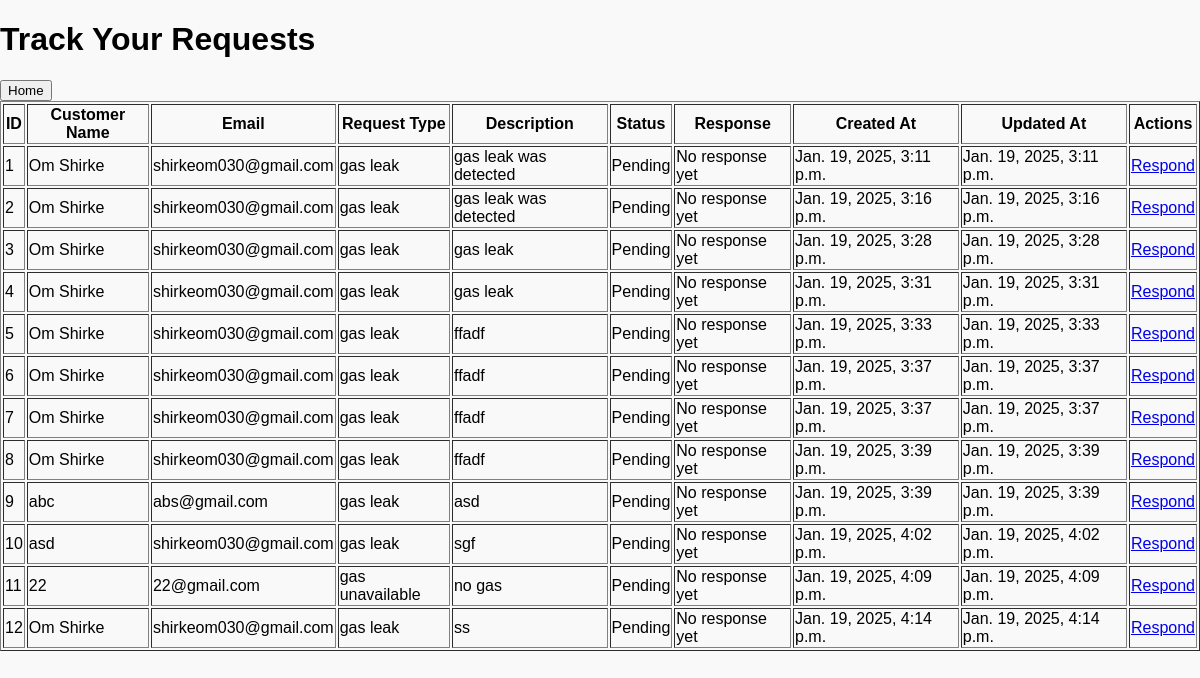
/services/track/ (signed in), run on an earlier commit of the app's database.
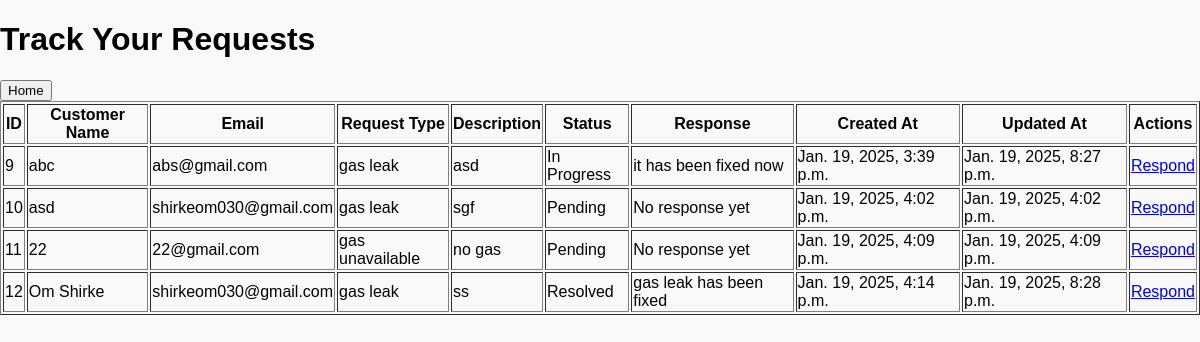
And on a later commit of the database.
### services/models.py (models this page shows, shortened)
class ServiceRequest(models.Model):
    STATUS_CHOICES = [
        ('PENDING', 'Pending'),
        ('IN_PROGRESS', 'In Progress'),
        ('RESOLVED', 'Resolved'),
    ]
    customer_name = models.CharField(max_length=255)
    email = models.EmailField()
    request_type = models.CharField(max_length=100)
    description = models.TextField()
    status = models.CharField(max_length=20, choices=STATUS_CHOICES, default='PENDING')
    created_at = models.DateTimeField(auto_now_add=True)
    updated_at = models.DateTimeField(auto_now=True)
    user = models.ForeignKey(User, on_delete=models.CASCADE)
    response = models.TextField(null=True, blank=True)

### services/views.py (the view)
# urls.py: path('track/', views.track_request, name='track_request'),
@login_required
def track_request(request):
    requests = ServiceRequest.objects.filter(user=request.user)
    return render(request, 'services/track_request.html', {'requests': requests})

### services/templates/services/track_request.html (shortened to what this page needs)
<!DOCTYPE html>
<html lang="en">
  <head>
    {% load static %}
    <link rel="stylesheet" href="{% static 'css/styles.css' %}" />
  </head>
  <body>
    <h1>Track Your Requests</h1>
    <a href="{% url 'home' %}">
      <button type="button">Home</button>
    </a>
    {% if requests %}
    <table border="1">
      <thead>
        <tr>
          <th>ID</th>
          <th>Customer Name</th>
          <th>Email</th>
          <th>Request Type</th>
          <th>Description</th>
          <th>Status</th>
          <th>Response</th>
          <th>Created At</th>
          <th>Updated At</th>
          <th>Actions</th>
        </tr>
      </thead>
      <tbody>
        {% for request in requests %}
        <tr>
          <td>{{ request.id }}</td>
          <td>{{ request.customer_name }}</td>
          <td>{{ request.email }}</td>
          <td>{{ request.request_type }}</td>
          <td>{{ request.description }}</td>
          <td>{{ request.get_status_display }}</td>
          <td>{{ request.response|default:"No response yet" }}</td>
          <td>{{ request.created_at }}</td>
          <td>{{ request.updated_at }}</td>
          <td>
            {% if user.is_staff %}
            <a href="{% url 'services:respond' request.id %}">Respond</a>
            {% endif %}
          </td>
        </tr>
        {% endfor %}
      </tbody>
    </table>
    {% else %}
    <p>No requests found.</p>
    {% endif %}
  </body>
</html>

### static/css/styles.css (style rules this page uses)
body { font-family: Arial, sans-serif; margin: 0; padding: 0; background-color: #f9f9f9; }

What changed in the data, as far as the page shows it:
removed ServiceRequest: id "1", customer_name "Om Shirke", email "shirkeom030@gmail.com", request_type "gas leak", description "gas leak was detected", status "Pending", response "No response yet", created_at "Jan. 19, 2025, 3:11 p.m.", updated_at "Jan. 19, 2025, 3:11 p.m."
removed ServiceRequest: id "2", customer_name "Om Shirke", email "shirkeom030@gmail.com", request_type "gas leak", description "gas leak was detected", status "Pending", response "No response yet", created_at "Jan. 19, 2025, 3:16 p.m.", updated_at "Jan. 19, 2025, 3:16 p.m."
removed ServiceRequest: id "3", customer_name "Om Shirke", email "shirkeom030@gmail.com", request_type "gas leak", description "gas leak", status "Pending", response "No response yet", created_at "Jan. 19, 2025, 3:28 p.m.", updated_at "Jan. 19, 2025, 3:28 p.m."
removed ServiceRequest: id "4", customer_name "Om Shirke", email "shirkeom030@gmail.com", request_type "gas leak", description "gas leak", status "Pending", response "No response yet", created_at "Jan. 19, 2025, 3:31 p.m.", updated_at "Jan. 19, 2025, 3:31 p.m."
removed ServiceRequest: id "5", customer_name "Om Shirke", email "shirkeom030@gmail.com", request_type "gas leak", description "ffadf", status "Pending", response "No response yet", created_at "Jan. 19, 2025, 3:33 p.m.", updated_at "Jan. 19, 2025, 3:33 p.m."
removed ServiceRequest: id "6", customer_name "Om Shirke", email "shirkeom030@gmail.com", request_type "gas leak", description "ffadf", status "Pending", response "No response yet", created_at "Jan. 19, 2025, 3:37 p.m.", updated_at "Jan. 19, 2025, 3:37 p.m."
removed ServiceRequest: id "7", customer_name "Om Shirke", email "shirkeom030@gmail.com", request_type "gas leak", description "ffadf", status "Pending", response "No response yet", created_at "Jan. 19, 2025, 3:37 p.m.", updated_at "Jan. 19, 2025, 3:37 p.m."
removed ServiceRequest: id "8", customer_name "Om Shirke", email "shirkeom030@gmail.com", request_type "gas leak", description "ffadf", status "Pending", response "No response yet", created_at "Jan. 19, 2025, 3:39 p.m.", updated_at "Jan. 19, 2025, 3:39 p.m."
changed ServiceRequest "abc": status "Pending" → "In Progress"; response "No response yet" → "it has been fixed now"; updated_at "Jan. 19, 2025, 3:39 p.m." → "Jan. 19, 2025, 8:27 p.m."
changed ServiceRequest "Om Shirke": status "Pending" → "Resolved"; response "No response yet" → "gas leak has been fixed"; updated_at "Jan. 19, 2025, 4:14 p.m." → "Jan. 19, 2025, 8:28 p.m."
